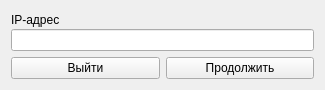
<?xml version="1.0" encoding="UTF-8"?>
<ui version="4.0">
 <class>IPWindow</class>
 <widget class="QWidget" name="IPWindow">
  <property name="geometry">
   <rect>
    <x>0</x>
    <y>0</y>
    <width>325</width>
    <height>90</height>
   </rect>
  </property>
  <property name="sizePolicy">
   <sizepolicy hsizetype="Fixed" vsizetype="Fixed">
    <horstretch>0</horstretch>
    <verstretch>0</verstretch>
   </sizepolicy>
  </property>
  <property name="minimumSize">
   <size>
    <width>325</width>
    <height>90</height>
   </size>
  </property>
  <property name="maximumSize">
   <size>
    <width>325</width>
    <height>90</height>
   </size>
  </property>
  <property name="windowTitle">
   <string>Form</string>
  </property>
  <property name="styleSheet">
   <string notr="true"/>
  </property>
  <layout class="QVBoxLayout" name="verticalLayout_2">
   <item>
    <layout class="QVBoxLayout" name="verticalLayout">
     <property name="spacing">
      <number>0</number>
     </property>
     <property name="sizeConstraint">
      <enum>QLayout::SetFixedSize</enum>
     </property>
     <item>
      <widget class="QLabel" name="label">
       <property name="text">
        <string>IP-адрес</string>
       </property>
      </widget>
     </item>
     <item>
      <widget class="QLineEdit" name="ip_address"/>
     </item>
    </layout>
   </item>
   <item>
    <layout class="QHBoxLayout" name="horizontalLayout">
     <item>
      <widget class="QPushButton" name="exit">
       <property name="text">
        <string>Выйти</string>
       </property>
      </widget>
     </item>
     <item>
      <widget class="QPushButton" name="continue_2">
       <property name="text">
        <string>Продолжить</string>
       </property>
      </widget>
     </item>
    </layout>
   </item>
  </layout>
 </widget>
 <resources/>
 <connections/>
</ui>
